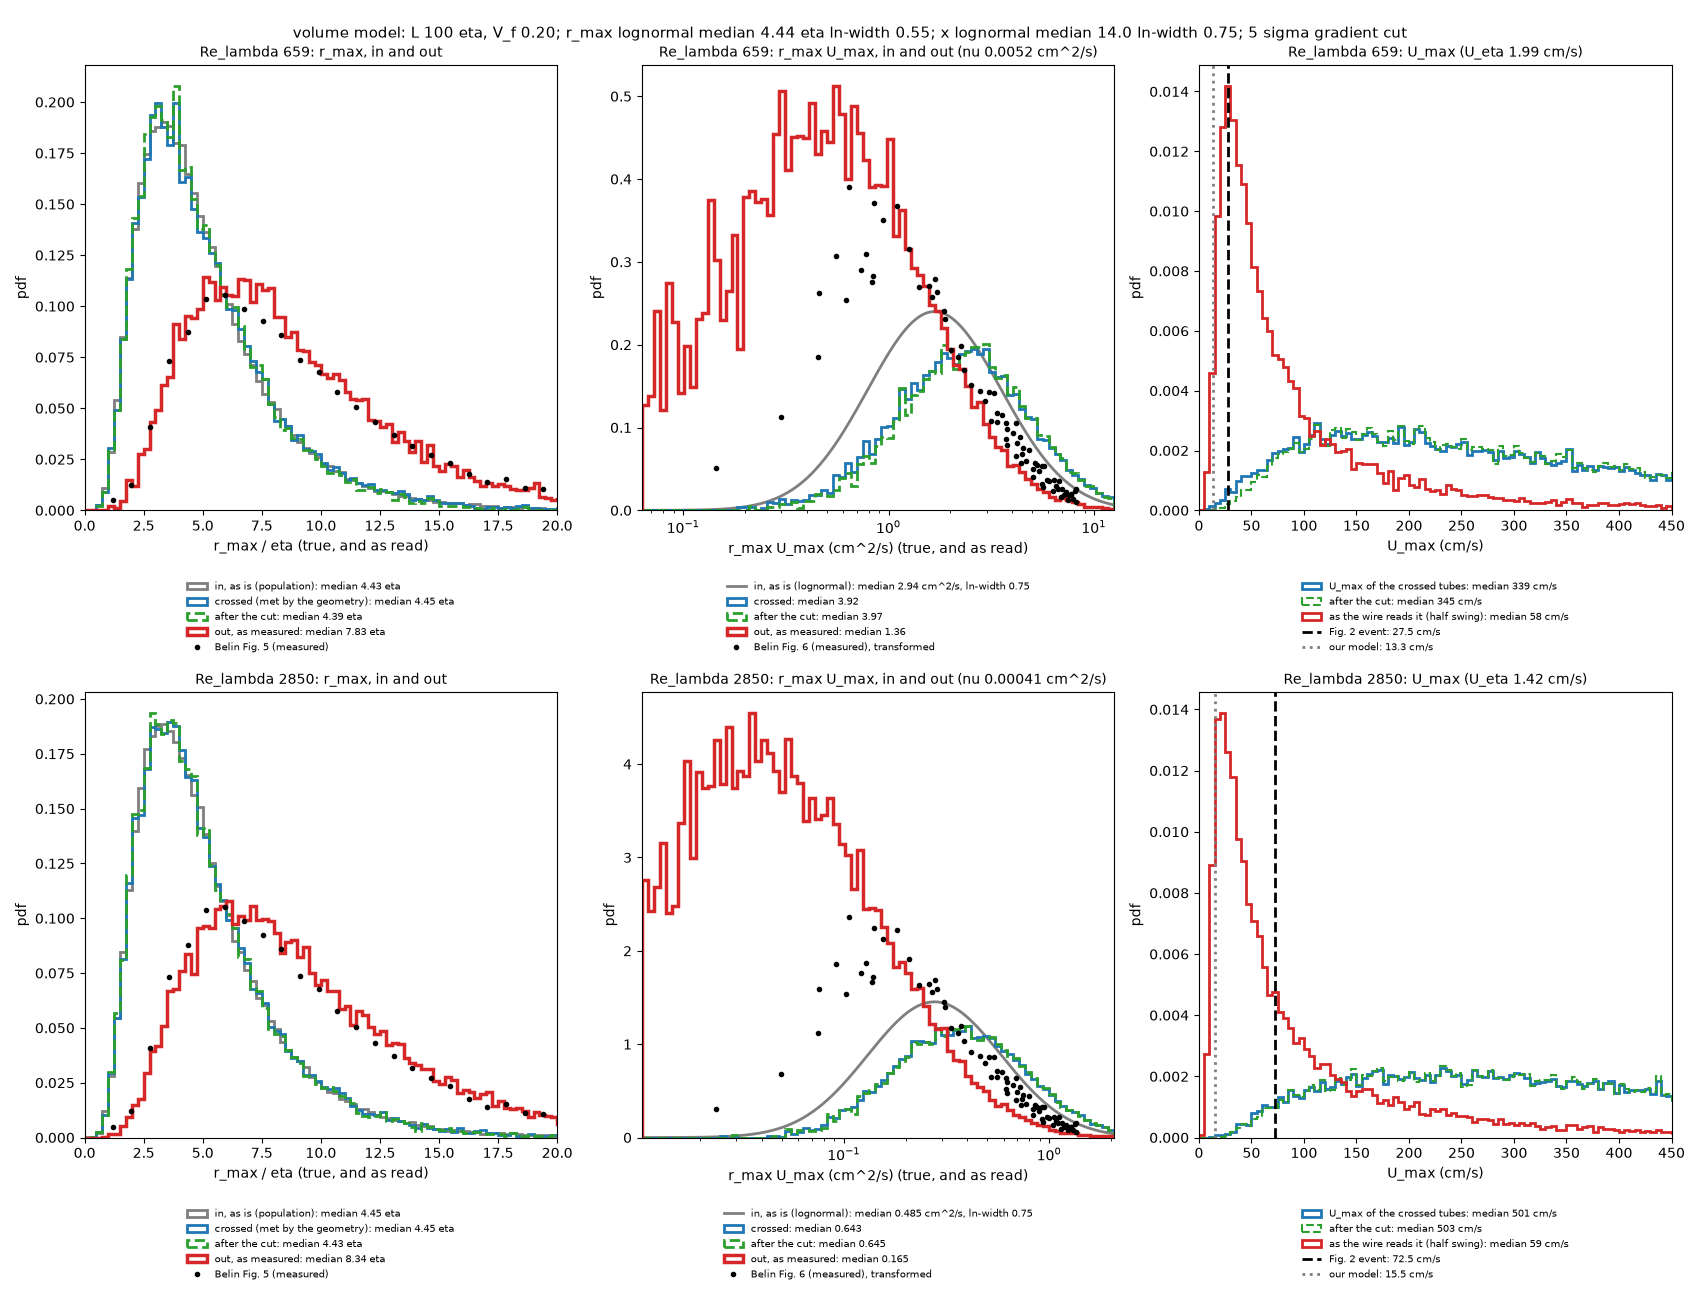

Recreate this plot in Python.
"""chord_belin_volume.py  v01  The chord model by brute force: a volume of straight tubes at volume fraction V_f, a wire that sweeps a straight line through it, and Belin's cut and reading applied to what it meets.
Tubes   r_max / eta from one lognormal (--rmedian, --sharp), x = Re_f / Re_lambda^(1/2) from a second (Belin's Fig. 6 lognormal, median x --median, ln-width x --narrow), independent;
        Re_c = r_max U_max / nu = 1.585 x Re_lambda^(1/2), U_max = Re_c / r_max.  Every tube has the length L (--length, 42 eta), a random centre and an isotropic axis direction.
Volume  tube number density n = V_f / (pi <r_max^2> L); the wire is the x axis.  A box of cross-section (2H)^2, H = L/2 + the reach of the tubes of the input pdfs (all but 1 in 10^4) holds the tubes that can reach the wire; the number of tubes thrown
        M corresponds to the box length X = M / (n (2H)^2), so the event rate follows (events per cm of path).  Nothing is weighted by hand: a tube is met in proportion to its width, length and orientation because
        the geometry does it.  A tube is a candidate when the point of its axis nearest to the wire lies on the tube (|t*| <= L/2: end hits are ignored, L >> R) and its distance b is within reach(): the largest distance at which the gradient of a line vortex of that circulation can still pass the cut (nothing else is dropped).
Probe   the wire is normal to the flow (along y, flow along x) and is cooled by U_eff = sqrt((U + v_x)^2 + v_z^2 + 0.2^2 v_y^2), v the swirl velocity of the tube, U = 0.588 Omega R the mean flow (Table I chain); the signal is U_eff - U;
        geometry of chord_model with the impact parameter b / R, isotropic axis; an event is kept when max |dS/ds| >= 5 U_eta / (sqrt 15 eta); the reading is made in a window of +-2 r_max
        around the steepest point (opposite-sign extrema needed); r_max read = half the spacing, amplitude = half the swing.  Tubes are thrown in batches until --target events are kept and read (50000).
Check   chord_belin_volume_check.png: b / R and the axis position t* / L of the candidates and of the events kept.  The share of tubes that can be thrown away without ever being read is printed.
Limits  tubes do not overlap or interact (V_f = 20 %: the signals of two tubes in one window would add); no wire filter; time = length / U exactly (the pattern is frozen).
Usage:  python chord_belin_volume.py [--target 50000] [--length 100] [--vf 0.2] [--rmedian 4.44 --sharp 0.55 --median 1.4384 --narrow 0.8436]    writes chord_belin_volume<tag>.png, chord_belin_volume_check<tag>.png

Versions  M01 m01.v01 (2026-11-13): first version.
          m01.v02 (2026-11-13): the wire response is the cooling speed U_eff (normal to the flow, yaw coefficient 0.2) of the whole swirl velocity plus the mean flow U, not one signed component; L = 42 eta.
"""
import argparse
import math
import os
import sys

import matplotlib
matplotlib.use("Agg")
import matplotlib.pyplot as plt
import numpy as np

HERE = os.path.dirname(os.path.abspath(__file__))
sys.path.insert(0, HERE)
import chord_model as cm                  # noqa: E402
import chord_population as cp             # noqa: E402
import belin_gamma_pdf as bg              # noqa: E402
import belin_umax_vs_relambda as bu       # noqa: E402

RATIO = cp.RATIO
GMAX = cp.GMAX
SIGMA_GRADIENT = 1.0 / math.sqrt(15)
CUT = 5.0
KYAW = 0.2                                                           # cooling by the velocity component along the wire, relative to the normal ones (Jorgensen)
DISK_RADIUS = 10.0                                                   # cm, cell 2 of Belin et al.
MEAN_FRACTION = 0.588                                                # mean local velocity U = 0.588 Omega R (Table I chain)
WINDOW = 2.0                                                         # half-width of the reading window in r_max
GRID = np.linspace(-60.0, 60.0, 1201)                                # path coordinate s / R of the signal (far passes need a long stretch)
STEP = float(GRID[1] - GRID[0])


def signal(alpha, phi, b):
    """The unit velocity vector (N, M, 3) of a Burgers tube along the path, on the long grid GRID: the maths of chord_model.signal (path p = s e_x + b n, tube axis a), but the whole vector v_theta/rho (a x p) is returned, not only
    its e_y component, because the wire is cooled by all of it; b in R, flow along e_x."""
    ca, sa = np.cos(alpha), np.sin(alpha)
    a = np.stack([sa, ca * np.cos(phi), ca * np.sin(phi)], axis=1)
    ex = np.array([1.0, 0.0, 0.0])
    cross = np.cross(np.broadcast_to(ex, a.shape), a)
    n = cross / np.linalg.norm(cross, axis=1)[:, None]
    p = GRID[None, :, None] * ex[None, None, :] + b[:, None, None] * n[:, None, :]
    axp = np.cross(np.broadcast_to(a[:, None, :], p.shape), p)
    rho2 = np.maximum(np.sum(p * p, axis=2) - np.sum(p * a[:, None, :], axis=2) ** 2, 1e-12)
    return ((1 - np.exp(-rho2 / 2)) / rho2)[:, :, None] * axp


def reach(r, umax):
    """Largest distance (eta) at which a tube can still pass the cut: the velocity gradient of a line vortex of circulation Gamma = 8.784 r_max U_max is at most Gamma / (2 pi b^2) outside the core,
    so b <= sqrt(Gamma / (2 pi G_cut)), G_cut = 5 U_eta / (sqrt 15 eta); never less than 2 R (the core).  A tube further away than this cannot be detected whatever its orientation."""
    return np.maximum(np.sqrt(8.784 * r * umax / (2 * math.pi * CUT * SIGMA_GRADIENT)), 2.0 * r / RATIO)


def lognormal(rng, n, median, width):
    return np.exp(math.log(median) + width * rng.standard_normal(n))


def read_signals(alpha, phi, b_over_R, umax, width, U):
    """The wire (normal to the flow e_x, along e_y) is cooled by U_eff = sqrt((U + v_x)^2 + v_z^2 + KYAW^2 v_y^2), v the swirl velocity of the tube (U_eta), U the mean flow (U_eta); the signal is U_eff - U.
    Returns kept (gradient cut), readable, r_max read (eta), amplitude read (U_eta, half the swing); b is in R."""
    m = len(alpha)
    kept, spacing, amp, readable = np.zeros(m, bool), np.zeros(m), np.zeros(m), np.zeros(m, bool)
    for start in range(0, m, 1000):
        sl = slice(start, start + 1000)
        v = signal(alpha[sl], phi[sl], b_over_R[sl]) * (umax[sl] / GMAX)[:, None, None]
        S = np.sqrt((U + v[:, :, 0]) ** 2 + v[:, :, 2] ** 2 + (KYAW * v[:, :, 1]) ** 2) - U
        diff = np.abs(np.diff(S, axis=1))
        kept[sl] = np.max(diff, axis=1) / STEP / width[sl] >= CUT * SIGMA_GRADIENT
        centre = GRID[np.argmax(diff, axis=1)] + 0.5 * STEP
        inside = np.abs(GRID[None, :] - centre[:, None]) <= WINDOW * RATIO
        i_hi, i_lo = np.argmax(np.where(inside, S, -np.inf), axis=1), np.argmin(np.where(inside, S, np.inf), axis=1)
        s_hi, s_lo = S[np.arange(len(i_hi)), i_hi], S[np.arange(len(i_lo)), i_lo]
        readable[sl] = (s_hi > 0) & (s_lo < 0)
        spacing[sl] = np.abs(GRID[i_hi] - GRID[i_lo]) * width[sl]
        amp[sl] = 0.5 * (s_hi - s_lo)
    return kept, readable, spacing / 2, amp


def simulate(Rl, args, mu, s, seed):
    """Throw tubes in batches until args.target events are kept and read; returns the arrays of the candidates, the kept and the read, and the counts of the volume."""
    rng = np.random.default_rng(seed)
    L = args.length
    c = bu.chain_at(Rl)
    U = MEAN_FRACTION * c["Re"] * c["nu"] / DISK_RADIUS / c["U_eta"]                     # mean local velocity in U_eta (U = 0.588 Omega R, Omega R = Re nu / R_disk)
    probe = rng.standard_normal((2, 2000000))                                       # reach of the tubes of the input pdfs: H holds all but 1 in 10^4
    rp = args.rmedian * np.exp(args.sharp * probe[0])
    H = L / 2 + float(np.percentile(reach(rp, 1.585 * math.sqrt(Rl) * np.exp(mu + s * probe[1]) / rp), 99.99))
    density = args.vf / (math.pi * args.rmedian ** 2 * math.exp(2 * args.sharp ** 2) * L)        # tubes / eta^3: V_f / (pi <r_max^2> L)
    thrown = 0
    cand = dict(r=[], rc=[], umax=[], b=[], t=[], kept=[], read=[], r_read=[], amp=[])
    n_read = 0
    while n_read < args.target:
        m = 400000
        r = lognormal(rng, m, args.rmedian, args.sharp)
        x = lognormal(rng, m, math.exp(mu), s)
        Re_c = 1.585 * x * math.sqrt(Rl)
        cy, cz = rng.uniform(-H, H, (2, m))
        sa = rng.uniform(-1, 1, m)                                                  # isotropic direction: the x component uniform in (-1, 1), the rest uniform in the angle
        ph = rng.uniform(0, 2 * math.pi, m)
        ca = np.sqrt(1 - sa ** 2)
        ay, az = ca * np.cos(ph), ca * np.sin(ph)
        norm = np.maximum(ca, 1e-12)
        t_star = -(cy * ay + cz * az) / np.maximum(ay ** 2 + az ** 2, 1e-12)        # axis point nearest to the wire (the x axis)
        b = (-cy * az + cz * ay) / norm                                              # signed distance of the two lines, eta (along n = e_x x a / |e_x x a|)
        width = r / RATIO
        ok = (np.abs(t_star) <= L / 2) & (np.abs(b) <= reach(r, Re_c / r))             # the only tubes dropped: the axis point nearest the wire is off the tube, or the tube is too far to pass the cut
        thrown += m
        idx = np.nonzero(ok)[0]
        alpha, phi = np.arcsin(sa[idx]), ph[idx]
        umax = Re_c[idx] / r[idx]
        kept, readable, r_read, amp = read_signals(alpha, phi, -b[idx] / width[idx], umax, width[idx], U)
        cand["r"].append(r[idx]); cand["rc"].append(Re_c[idx]); cand["umax"].append(umax); cand["b"].append(np.abs(b[idx]) / width[idx]); cand["t"].append(t_star[idx] / L)
        cand["kept"].append(kept); cand["read"].append(kept & readable); cand["r_read"].append(r_read); cand["amp"].append(amp)
        n_read += int((kept & readable).sum())
    out = {k: np.concatenate(v) for k, v in cand.items()}
    out["pop_r"] = lognormal(rng, 200000, args.rmedian, args.sharp)
    out["thrown"], out["density"], out["H"], out["U"] = thrown, density, H, U
    volume = thrown / density
    out["X"] = volume / (2 * H) ** 2                                                  # length of the box, eta: the wire path through the thrown volume
    return out


def main():
    ap = argparse.ArgumentParser()
    ap.add_argument("--target", type=int, default=50000)
    ap.add_argument("--length", type=float, default=42.0, help="tube length L / eta")
    ap.add_argument("--vf", type=float, default=0.2, help="volume fraction of the tubes (core r_max)")
    ap.add_argument("--rmedian", type=float, default=4.44)
    ap.add_argument("--sharp", type=float, default=0.55)
    ap.add_argument("--median", type=float, default=1.4384)
    ap.add_argument("--narrow", type=float, default=0.8436)
    ap.add_argument("--tag", default="", help="suffix of the two output file names")
    args = ap.parse_args()
    mu0, s0, _ = bg.lognormal_fit()
    mu, s = mu0 + math.log(args.median), s0 * args.narrow
    print("x lognormal: Belin median %.2f ln-width %.3f -> used median %.2f ln-width %.3f; r_max median %.2f eta ln-width %.2f; L %.0f eta, V_f %.2f" % (math.exp(mu0), s0, math.exp(mu), s, args.rmedian, args.sharp, args.length, args.vf))
    d5 = np.loadtxt(os.path.join(HERE, "belin_fig5_digitised.csv"), delimiter=",", skiprows=1)
    xs, ps = bg.raw_points()
    fig, ax = plt.subplots(2, 3, figsize=(17, 13))
    figc, axc = plt.subplots(2, 2, figsize=(12, 9))
    for row, (Rl, event) in enumerate(((659, 27.5), (2850, 72.5))):
        res = simulate(Rl, args, mu, s, 7 + row)
        c = bu.chain_at(Rl)
        ue = c["U_eta"]
        k, rd = res["kept"], res["read"]
        print("Re_lambda %d: %d tubes thrown (box %.0f x %.0f x %.0f eta, n = %.2e / eta^3, mean spacing %.0f eta); %d candidates (%.2f %% of those thrown), %d kept (%.1f %%), %d read" %
              (Rl, res["thrown"], res["X"], 2 * res["H"], 2 * res["H"], res["density"], res["density"] ** (-1 / 3), len(res["r"]), 100 * len(res["r"]) / res["thrown"], k.sum(), 100 * k.mean(), rd.sum()))
        print("   mean flow U %.0f cm/s (Omega R %.0f cm/s), wire normal to the flow, yaw coefficient %.1f" % (res["U"] * ue, res["U"] * ue / MEAN_FRACTION, KYAW))
        print("   events per cm of path (cm = %.0f eta): %.3g; largest |b|/R of the events read %.1f, 99th percentile %.1f (path grid +-%.0f R); share of the read events with |t*| > 0.45 L: %.3f" %
              (1 / c["eta"], rd.sum() / (res["X"] * c["eta"]), res["b"][rd].max(), np.percentile(res["b"][rd], 99), GRID[-1], np.mean(np.abs(res["t"][rd]) > 0.45)))
        print("   r_max: population median %.2f, crossed %.2f, kept %.2f, read %.2f eta (Belin Fig. 5: 7.6);  U_max (cm/s): crossed %.0f, kept %.0f, read %.0f (10-90 %%: %.0f-%.0f); Fig. 2 event %.1f" %
              (np.median(res["pop_r"]), np.median(res["r"]), np.median(res["r"][k]), np.median(res["r_read"][rd]), np.median(res["umax"]) * ue, np.median(res["umax"][k]) * ue, np.median(res["amp"][rd]) * ue,
               *(np.percentile(res["amp"][rd], [10, 90]) * ue), event))
        f = 1.585 * math.sqrt(Rl) * c["nu"]
        edges = np.logspace(math.log10(f * 0.3), math.log10(f * 60), 80)
        rb = np.linspace(0, 30, 121)
        R_m = 2 * res["r_read"][rd] / 3.17
        p_read = 1.585 * res["amp"][rd] * R_m * c["nu"]                               # r_max U_max read = 1.585 amp R_m nu (amp in U_eta, R_m in eta, U_eta eta = nu)
        grid = np.linspace(0.05, 120, 3000)
        a = ax[row, 0]
        a.hist(res["pop_r"], rb, density=True, histtype="step", lw=2, color="tab:gray", label="in, as is (population): median %.2f eta" % np.median(res["pop_r"]))
        a.hist(res["r"], rb, density=True, histtype="step", lw=2, color="tab:blue", label="crossed (met by the geometry): median %.2f eta" % np.median(res["r"]))
        a.hist(res["r"][k], rb, density=True, histtype="step", lw=2, color="tab:green", ls="--", label="after the cut: median %.2f eta" % np.median(res["r"][k]))
        a.hist(res["r_read"][rd], rb, density=True, histtype="step", lw=2.5, color="tab:red", label="out, as measured: median %.2f eta" % np.median(res["r_read"][rd]))
        a.plot(RATIO * d5[:, 0], d5[:, 1] / RATIO / np.trapezoid(d5[:, 1] / RATIO, RATIO * d5[:, 0]), "ko", ms=3, label="Belin Fig. 5 (measured)")
        a.set_xlim(0, 20)
        a.set_xlabel("r_max / eta (true, and as read)")
        a.set_title("Re_lambda %d: r_max, in and out" % Rl, fontsize=10)
        a = ax[row, 1]
        a.plot(f * grid, bg.lognormal_x(grid, mu, s) / f, "-", lw=2, color="tab:gray", label="in, as is (lognormal): median %.3g cm^2/s, ln-width %.2f" % (f * math.exp(mu), s))
        a.hist(res["rc"] * c["nu"], edges, density=True, histtype="step", lw=2, color="tab:blue", label="crossed: median %.3g" % np.median(res["rc"] * c["nu"]))
        a.hist(res["rc"][k] * c["nu"], edges, density=True, histtype="step", lw=2, color="tab:green", ls="--", label="after the cut: median %.3g" % np.median(res["rc"][k] * c["nu"]))
        a.hist(p_read, edges, density=True, histtype="step", lw=2.5, color="tab:red", label="out, as measured: median %.3g" % np.median(p_read))
        a.plot(f * xs, ps / f, "ko", ms=3, label="Belin Fig. 6 (measured), transformed")
        a.set_xscale("log")
        a.set_xlim(f * 0.3, f * 60)
        a.set_xlabel("r_max U_max (cm^2/s) (true, and as read)")
        a.set_title("Re_lambda %d: r_max U_max, in and out (nu %.2g cm^2/s)" % (Rl, c["nu"]), fontsize=10)
        a = ax[row, 2]
        bins = np.linspace(0, 700, 141)
        a.hist(res["umax"] * ue, bins, density=True, histtype="step", lw=2, color="tab:blue", label="U_max of the crossed tubes: median %.0f cm/s" % (np.median(res["umax"]) * ue))
        a.hist(res["umax"][k] * ue, bins, density=True, histtype="step", lw=1.5, ls="--", color="tab:green", label="after the cut: median %.0f cm/s" % (np.median(res["umax"][k]) * ue))
        a.hist(res["amp"][rd] * ue, bins, density=True, histtype="step", lw=2, color="tab:red", label="as the wire reads it (half swing): median %.0f cm/s" % (np.median(res["amp"][rd]) * ue))
        a.axvline(event, color="k", ls="--", lw=2, label="Fig. 2 event: %.1f cm/s" % event)
        a.axvline(0.769 * Rl ** (1 / 3) * ue, color="gray", ls=":", lw=2, label="our model: %.1f cm/s" % (0.769 * Rl ** (1 / 3) * ue))
        a.set_xlim(0, 450)
        a.set_xlabel("U_max (cm/s)")
        a.set_title("Re_lambda %d: U_max (U_eta %.2f cm/s)" % (Rl, ue), fontsize=10)
        for j in range(3):
            ax[row, j].set_ylabel("pdf")
            ax[row, j].legend(fontsize=7, loc="upper center", bbox_to_anchor=(0.5, -0.14), frameon=False)
        bb = np.linspace(0, float(np.percentile(res["b"], 99.9)), 61)
        a = axc[row, 0]
        a.hist(res["b"], bb, histtype="step", lw=2, color="tab:blue", label="candidates (|t*| <= L/2)")
        a.hist(res["b"][k], bb, histtype="step", lw=2, color="tab:green", ls="--", label="kept by the cut")
        a.hist(res["b"][rd], bb, histtype="step", lw=2, color="tab:red", label="read")
        a.set_yscale("log")
        a.set_xlabel("|b| / R")
        a.set_ylabel("count")
        a.set_title("Re_lambda %d: impact parameter" % Rl, fontsize=10)
        a.legend(fontsize=8)
        a = axc[row, 1]
        tb = np.linspace(-0.5, 0.5, 51)
        a.hist(res["t"], tb, histtype="step", lw=2, color="tab:blue", label="candidates")
        a.hist(res["t"][rd], tb, histtype="step", lw=2, color="tab:red", label="read")
        a.set_xlabel("t* / L (position of the closest approach along the tube)")
        a.set_ylabel("count")
        a.set_title("Re_lambda %d" % Rl, fontsize=10)
        a.legend(fontsize=8)
    fig.suptitle("volume model: L %.0f eta, V_f %.2f; r_max lognormal median %.2f eta ln-width %.2f; x lognormal median %.1f ln-width %.2f; 5 sigma gradient cut" % (args.length, args.vf, args.rmedian, args.sharp, math.exp(mu), s), fontsize=11)
    fig.tight_layout()
    fig.savefig(os.path.join(HERE, "chord_belin_volume%s.png" % args.tag), dpi=100)
    figc.tight_layout()
    figc.savefig(os.path.join(HERE, "chord_belin_volume_check%s.png" % args.tag), dpi=100)


if __name__ == "__main__":
    main()
